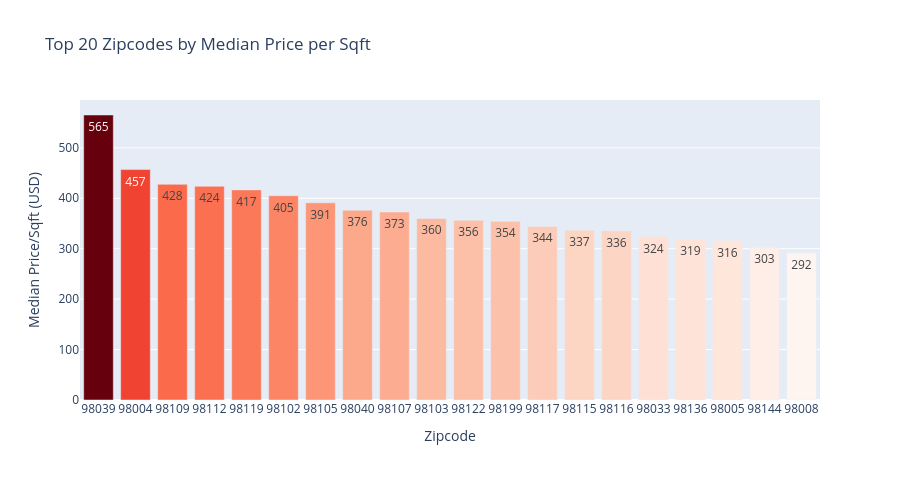

This figure's notebook cell:
### Code cell
# Cell 13a: Price per Sqft by Zipcode
df_zip = df.copy()
df_zip["price_per_sqft"] = df_zip["price"] / df_zip["sqft_living"]
zip_stats = df_zip.groupby("zipcode")["price_per_sqft"].median().sort_values(ascending=False).head(20).reset_index()
zip_stats.columns = ["zipcode", "median_price_per_sqft"]
fig = px.bar(
    zip_stats, x="zipcode", y="median_price_per_sqft",
    title="Top 20 Zipcodes by Median Price per Sqft",
    labels={"zipcode": "Zipcode", "median_price_per_sqft": "Median Price/Sqft (USD)"},
    color="median_price_per_sqft", color_continuous_scale="Reds",
    text_auto=".0f", height=480
)
fig.update_layout(xaxis_type="category", coloraxis_showscale=False)
fig.show()

### Figure 1 — Plotly figure (JSON) as saved in the notebook; plotly's stock layout.template omitted (floating-point values rounded to 4 significant figures)
{"data": [{"alignmentgroup": "True", "hovertemplate": "Zipcode=%{x}<br>Median Price/Sqft (USD)=%{marker.color}<extra></extra>", "legendgroup": "", "marker": {"color": [565.2, 456.9, 427.7, 423.8, 416.7, 405.1, 391.1, 376.4, 372.8, 360.0, 356.3, 354.3, 344.2, 336.6, 335.9, 324.0, 319.4, 316.2, 302.6, 291.9], "coloraxis": "coloraxis", "pattern": {"shape": ""}}, "name": "", "offsetgroup": "", "orientation": "v", "showlegend": false, "textposition": "auto", "texttemplate": "%{y:.0f}", "type": "bar", "x": [98039, 98004, 98109, 98112, 98119, 98102, 98105, 98040, 98107, 98103, 98122, 98199, 98117, 98115, 98116, 98033, 98136, 98005, 98144, 98008], "xaxis": "x", "y": [565.2, 456.9, 427.7, 423.8, 416.7, 405.1, 391.1, 376.4, 372.8, 360.0, 356.3, 354.3, 344.2, 336.6, 335.9, 324.0, 319.4, 316.2, 302.6, 291.9], "yaxis": "y"}], "layout": {"barmode": "relative", "coloraxis": {"colorbar": {"title": {"text": "Median Price/Sqft (USD)"}}, "colorscale": [[0, "rgb(255,245,240)"], [0.125, "rgb(254,224,210)"], [0.25, "rgb(252,187,161)"], [0.375, "rgb(252,146,114)"], [0.5, "rgb(251,106,74)"], [0.625, "rgb(239,59,44)"], [0.75, "rgb(203,24,29)"], [0.875, "rgb(165,15,21)"], [1, "rgb(103,0,13)"]], "showscale": false}, "height": 480, "legend": {"tracegroupgap": 0}, "title": {"text": "Top 20 Zipcodes by Median Price per Sqft"}, "xaxis": {"anchor": "y", "domain": [0, 1], "title": {"text": "Zipcode"}, "type": "category"}, "yaxis": {"anchor": "x", "domain": [0, 1], "title": {"text": "Median Price/Sqft (USD)"}}}}
